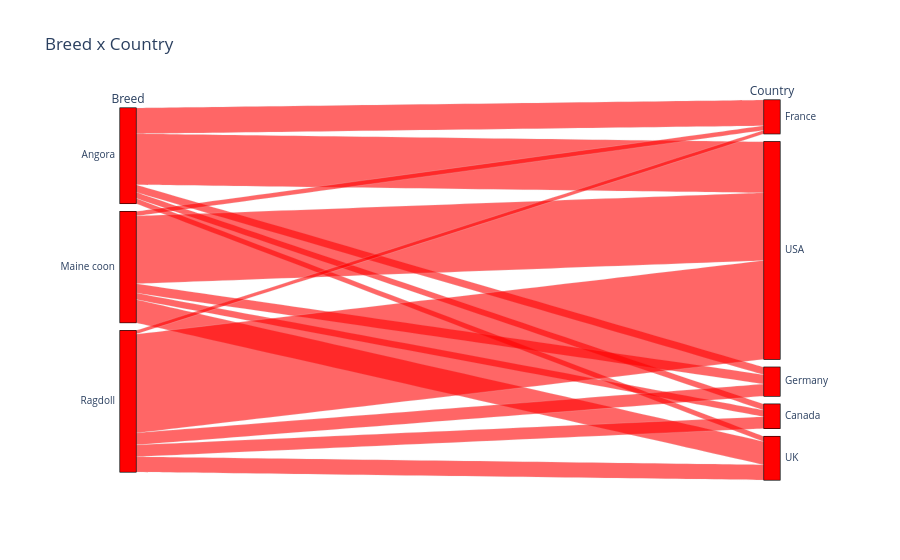

Write notebook code for a chart like this one.
### Code cell
fig = px.parallel_categories(df, dimensions=["Breed", "Country"], title="Breed x Country")
fig.update_traces(line={'color': 'red'})
fig.show()

### Figure 1 — Plotly figure (JSON) as saved in the notebook; plotly's stock layout.template omitted (floating-point values rounded to 4 significant figures; data arrays with more than 128 entries replaced by an {"elided": "..."} marker saying what was removed)
{"data": [{"dimensions": [{"label": "Breed", "values": {"elided": "1071 str values"}}, {"label": "Country", "values": {"elided": "1071 str values"}}], "domain": {"x": [0, 1], "y": [0, 1]}, "line": {"color": "red"}, "name": "", "type": "parcats"}], "layout": {"legend": {"tracegroupgap": 0}, "title": {"text": "Breed x Country"}}}
